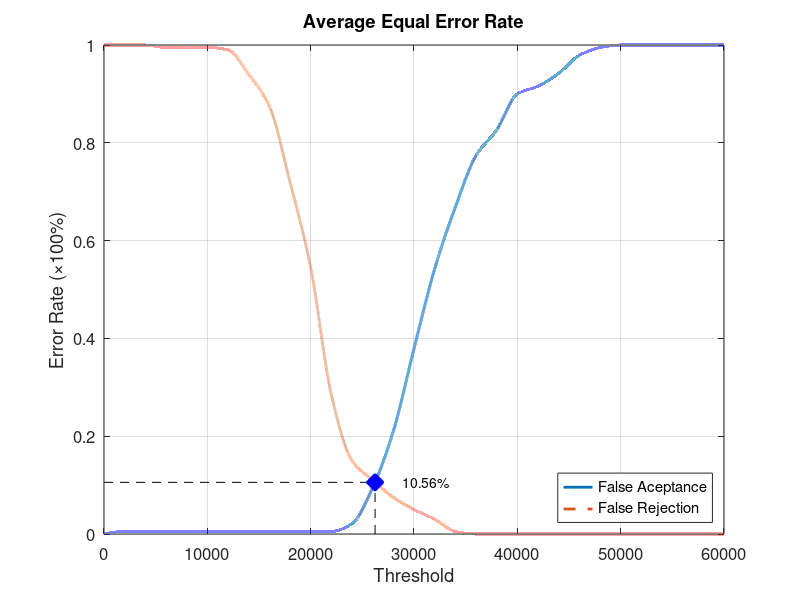
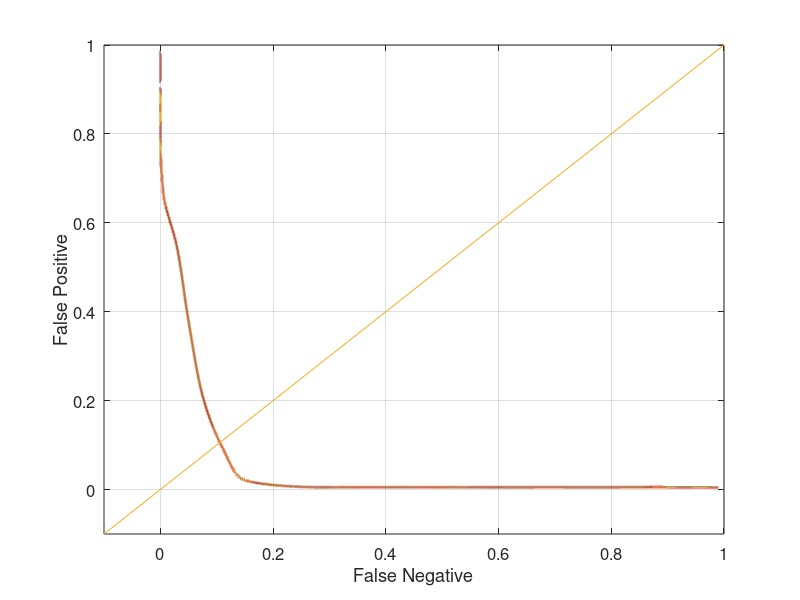

The MATLAB source for these figures, in order:
function yEER = Database2_2
close all;
clear;
clc;
x = 0:2000:60000;
xq = 0:0.5:60000;

y0 = [0 0.00526316 0.00526316 0.00526316 0.00526316 0.00526316 0.00526316 0.00526316 0.00526316 0.00526316 0.00526316 0.00526316 0.0210526 0.0947368 0.210526 0.378947 0.542105 0.668421 0.773684 0.826316 0.9 0.915789 0.942105 0.978947 0.994737 1 1 1 1 1 1];
yy0 = interp1(x, y0, xq, 'pchip');
y1 = [1 1 1 0.995 0.995 0.995 0.99 0.94 0.875 0.72 0.545 0.285 0.15 0.11 0.075 0.05 0.03 0.005 0 0 0 0 0 0 0 0 0 0 0 0 0];
yy1 = interp1(x, y1, xq, 'pchip');

% Calculating EER: 
y2 = abs(y0 - y1);
find(y2 == min(y2))
yy2 = abs(yy0 - yy1);
xEER = find(yy2 == min(yy2));
xEERIndex = xq(xEER) % X-axis EER
yEER = yy0(xEER) % Y-axis EER

main = figure
plot(xq, yy0,'-','LineWidth', 2);	hold on
plot(xq, yy1,'--','LineWidth', 2);	hold on
plot([xEERIndex xEERIndex], [0 yEER], 'k--');	hold on
plot([0 xEERIndex], [yEER yEER], 'k--');	hold on
plot(xEERIndex, yEER, 'bx', 'LineWidth', 10);	hold on
text(xEERIndex + 10 * xEERIndex / 100, yEER, [num2str(round((10000 * yEER)) / 100) '%'])
legend('False Aceptance', 'False Rejection', 'Location', 'SouthEast')
xlabel('Threshold')
ylabel('Error Rate (\times100%)')
title('Average Equal Error Rate')
set(gca, 'FontSize', 12)
axis([0 60000 0 1])
grid on

print(main, 'Database2_2Main', '-dpng');
FNRxFPR = figure('Color', [1 1 1]);
plot(yy1, yy0, '-', yy1, yy0, 'LineWidth', 2);
hold on
y = -0.1:0.1:1
plot(y, y); 
set(gca, 'FontSize', 12)
xlabel('False Negative')
ylabel('False Positive')
axis([-0.1 1 -0.1 1])
set(gca, 'FontSize', 12)
grid on

print(FNRxFPR, 'Database2_2FNRxFPR','-dpng');
end
